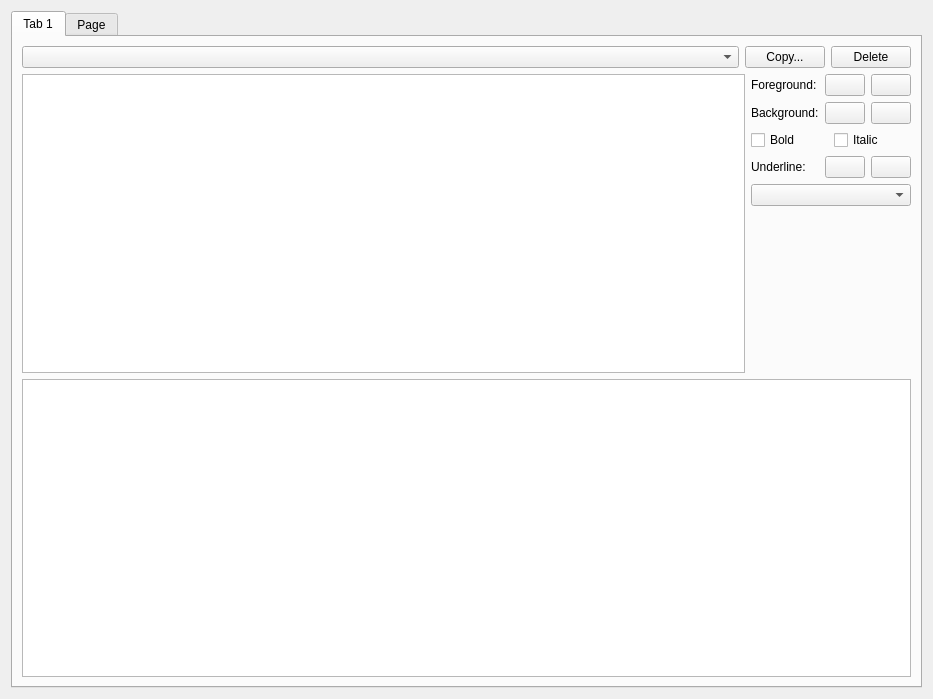
<?xml version="1.0" encoding="UTF-8"?>
<ui version="4.0">
 <class>FileEditor</class>
 <widget class="QWidget" name="FileEditor">
  <property name="geometry">
   <rect>
    <x>0</x>
    <y>0</y>
    <width>933</width>
    <height>699</height>
   </rect>
  </property>
  <property name="windowTitle">
   <string>Form</string>
  </property>
  <layout class="QGridLayout" name="gridLayout_2">
   <item row="0" column="0">
    <widget class="QTabWidget" name="mTabWidget">
     <property name="currentIndex">
      <number>0</number>
     </property>
     <widget class="QWidget" name="mColorTab">
      <attribute name="title">
       <string>Tab 1</string>
      </attribute>
      <layout class="QGridLayout" name="gridLayout">
       <item row="0" column="0">
        <layout class="QHBoxLayout" name="horizontalLayout_2">
         <item>
          <widget class="QComboBox" name="mSchemeComboBox"/>
         </item>
         <item>
          <widget class="QPushButton" name="mCopyBtn">
           <property name="sizePolicy">
            <sizepolicy hsizetype="Fixed" vsizetype="Fixed">
             <horstretch>0</horstretch>
             <verstretch>0</verstretch>
            </sizepolicy>
           </property>
           <property name="text">
            <string>Copy...</string>
           </property>
          </widget>
         </item>
         <item>
          <widget class="QPushButton" name="mDeleteBtn">
           <property name="sizePolicy">
            <sizepolicy hsizetype="Fixed" vsizetype="Fixed">
             <horstretch>0</horstretch>
             <verstretch>0</verstretch>
            </sizepolicy>
           </property>
           <property name="text">
            <string>Delete</string>
           </property>
          </widget>
         </item>
        </layout>
       </item>
       <item row="1" column="0">
        <layout class="QHBoxLayout" name="horizontalLayout_7">
         <item>
          <widget class="QListWidget" name="mColorListWidget">
           <property name="sizePolicy">
            <sizepolicy hsizetype="Expanding" vsizetype="Expanding">
             <horstretch>0</horstretch>
             <verstretch>0</verstretch>
            </sizepolicy>
           </property>
          </widget>
         </item>
         <item>
          <layout class="QVBoxLayout" name="verticalLayout">
           <item>
            <layout class="QHBoxLayout" name="horizontalLayout_3">
             <item>
              <widget class="QLabel" name="label_4">
               <property name="text">
                <string>Foreground:</string>
               </property>
              </widget>
             </item>
             <item>
              <widget class="QPushButton" name="mForegroundColorBtn">
               <property name="sizePolicy">
                <sizepolicy hsizetype="Fixed" vsizetype="Fixed">
                 <horstretch>0</horstretch>
                 <verstretch>0</verstretch>
                </sizepolicy>
               </property>
               <property name="styleSheet">
                <string notr="true"/>
               </property>
               <property name="text">
                <string/>
               </property>
              </widget>
             </item>
             <item>
              <widget class="QPushButton" name="mForegroundClearBtn">
               <property name="sizePolicy">
                <sizepolicy hsizetype="Fixed" vsizetype="Fixed">
                 <horstretch>0</horstretch>
                 <verstretch>0</verstretch>
                </sizepolicy>
               </property>
               <property name="text">
                <string/>
               </property>
               <property name="icon">
                <iconset resource="../../ART.qrc">
                 <normaloff>:/images/close.png</normaloff>:/images/close.png</iconset>
               </property>
              </widget>
             </item>
            </layout>
           </item>
           <item>
            <layout class="QHBoxLayout" name="horizontalLayout_4">
             <item>
              <widget class="QLabel" name="label_5">
               <property name="text">
                <string>Background:</string>
               </property>
              </widget>
             </item>
             <item>
              <widget class="QPushButton" name="mBackgroundColorBtn">
               <property name="sizePolicy">
                <sizepolicy hsizetype="Fixed" vsizetype="Fixed">
                 <horstretch>0</horstretch>
                 <verstretch>0</verstretch>
                </sizepolicy>
               </property>
               <property name="text">
                <string/>
               </property>
              </widget>
             </item>
             <item>
              <widget class="QPushButton" name="mBackgroundClearBtn">
               <property name="sizePolicy">
                <sizepolicy hsizetype="Fixed" vsizetype="Fixed">
                 <horstretch>0</horstretch>
                 <verstretch>0</verstretch>
                </sizepolicy>
               </property>
               <property name="text">
                <string/>
               </property>
               <property name="icon">
                <iconset resource="../../ART.qrc">
                 <normaloff>:/images/close.png</normaloff>:/images/close.png</iconset>
               </property>
              </widget>
             </item>
            </layout>
           </item>
           <item>
            <layout class="QHBoxLayout" name="horizontalLayout_6">
             <item>
              <widget class="QCheckBox" name="mBoldCheck">
               <property name="text">
                <string>Bold</string>
               </property>
              </widget>
             </item>
             <item>
              <widget class="QCheckBox" name="mItalicCheck">
               <property name="text">
                <string>Italic</string>
               </property>
              </widget>
             </item>
            </layout>
           </item>
           <item>
            <layout class="QHBoxLayout" name="horizontalLayout_5">
             <item>
              <widget class="QLabel" name="label_6">
               <property name="text">
                <string>Underline:</string>
               </property>
              </widget>
             </item>
             <item>
              <widget class="QPushButton" name="mUnderlineColorBtn">
               <property name="sizePolicy">
                <sizepolicy hsizetype="Fixed" vsizetype="Fixed">
                 <horstretch>0</horstretch>
                 <verstretch>0</verstretch>
                </sizepolicy>
               </property>
               <property name="text">
                <string/>
               </property>
              </widget>
             </item>
             <item>
              <widget class="QPushButton" name="mUnderlineClearBtn">
               <property name="sizePolicy">
                <sizepolicy hsizetype="Fixed" vsizetype="Fixed">
                 <horstretch>0</horstretch>
                 <verstretch>0</verstretch>
                </sizepolicy>
               </property>
               <property name="text">
                <string/>
               </property>
               <property name="icon">
                <iconset resource="../../ART.qrc">
                 <normaloff>:/images/close.png</normaloff>:/images/close.png</iconset>
               </property>
              </widget>
             </item>
            </layout>
           </item>
           <item>
            <widget class="QComboBox" name="mUnderlineCombotox"/>
           </item>
           <item>
            <spacer name="verticalSpacer">
             <property name="orientation">
              <enum>Qt::Vertical</enum>
             </property>
             <property name="sizeHint" stdset="0">
              <size>
               <width>20</width>
               <height>40</height>
              </size>
             </property>
            </spacer>
           </item>
          </layout>
         </item>
        </layout>
       </item>
       <item row="2" column="0">
        <widget class="QPlainTextEdit" name="mColorEditor"/>
       </item>
      </layout>
     </widget>
     <widget class="QWidget" name="mFontTab">
      <attribute name="title">
       <string>Page</string>
      </attribute>
      <layout class="QGridLayout" name="gridLayout_3">
       <item row="0" column="0">
        <layout class="QHBoxLayout" name="horizontalLayout">
         <item>
          <widget class="QLabel" name="label">
           <property name="text">
            <string>Family:</string>
           </property>
          </widget>
         </item>
         <item>
          <widget class="QFontComboBox" name="mFontComboBox"/>
         </item>
         <item>
          <widget class="QLabel" name="label_2">
           <property name="text">
            <string>Size:</string>
           </property>
          </widget>
         </item>
         <item>
          <widget class="QComboBox" name="mSizeComboBox"/>
         </item>
         <item>
          <widget class="QLabel" name="label_3">
           <property name="text">
            <string>Zoom:</string>
           </property>
          </widget>
         </item>
         <item>
          <widget class="QComboBox" name="mZoomCombobox"/>
         </item>
         <item>
          <spacer name="horizontalSpacer">
           <property name="orientation">
            <enum>Qt::Horizontal</enum>
           </property>
           <property name="sizeHint" stdset="0">
            <size>
             <width>40</width>
             <height>20</height>
            </size>
           </property>
          </spacer>
         </item>
        </layout>
       </item>
       <item row="1" column="0">
        <widget class="QCheckBox" name="mAntialiasCheckBox">
         <property name="text">
          <string>Antialias</string>
         </property>
        </widget>
       </item>
      </layout>
     </widget>
    </widget>
   </item>
  </layout>
 </widget>
 <resources>
  <include location="../../ART.qrc"/>
 </resources>
 <connections/>
</ui>
